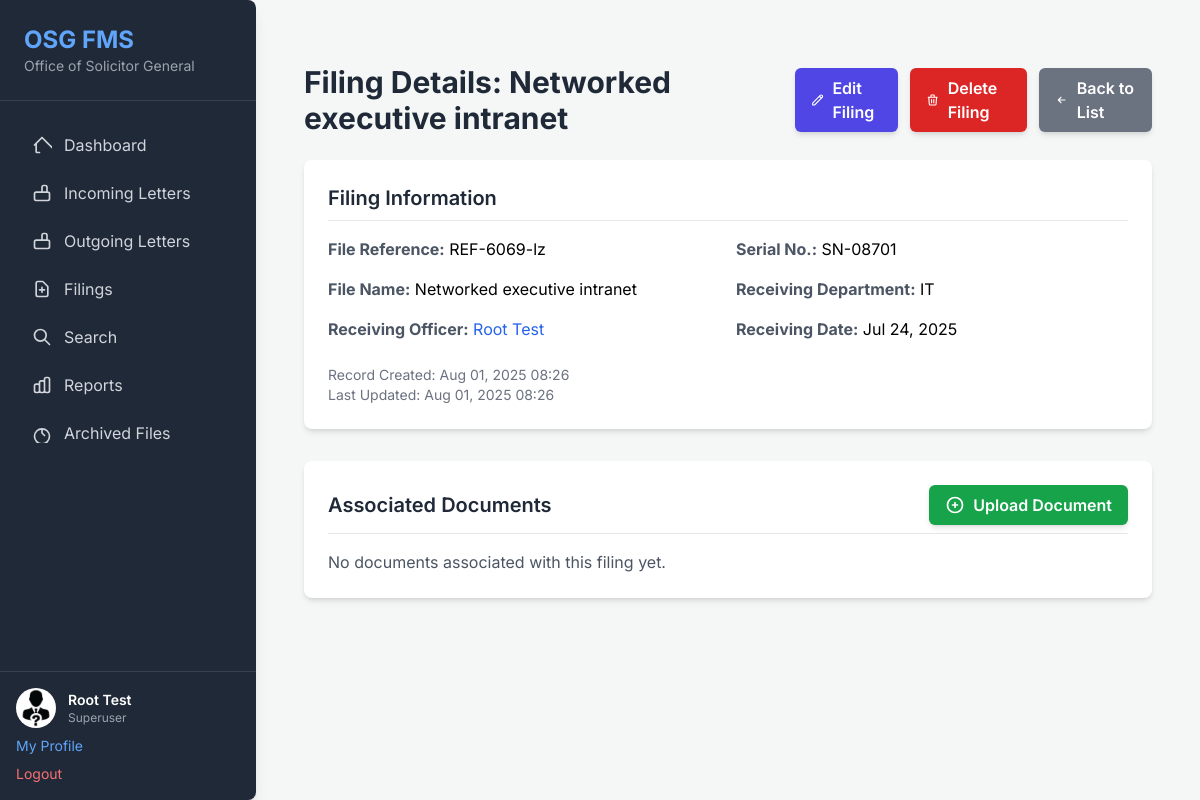
The app's page /file-manager/filings/5/ (signed in) with its own data.
### osg_project/file_manager_app/models.py (models this page shows, shortened)
class Profile(models.Model):
    ROLE_CHOICES = [
        ('officer', 'Officer'),
        ('superuser', 'Superuser'), # Renamed 'admin' to 'superuser' for clarity with Django's built-in concept
    ]
    user = models.OneToOneField(User, on_delete=models.CASCADE, related_name='profile',
                                help_text="The associated Django User account.")
    role = models.CharField(
        max_length=10,
        choices=ROLE_CHOICES,
        default='officer', # Default to 'officer' as most users will be officers
        help_text="The role of the user within the system (Officer or Superuser)."
    )
    employee_number = models.CharField(
        max_length=50,
        unique=True,
        help_text="Unique employee identification number."
    )
    profile_picture = models.ImageField(
        upload_to='profile_pics/',
        blank=True,
        null=True,
        help_text="Optional profile picture for the user."
    )
    class Meta:
        verbose_name = "User Profile"
        verbose_name_plural = "User Profiles"

class Filing(models.Model):
    file_reference = models.CharField(
        max_length=255,
        unique=True, # File reference should be unique
        verbose_name="File Reference",
        help_text="Unique reference number for the filing (e.g., OSG/FIL/2023/001)."
    )
    file_name = models.CharField(
        max_length=255,
        verbose_name="File Name",
        help_text="A descriptive name for the filing (e.g., 'Case of John Doe vs. State')."
    )
    serial_number = models.CharField(
        max_length=100,
        unique=True, # Serial number should be unique
        verbose_name="Serial Number",
        help_text="Unique serial number for the filing."
    )
    receiving_department = models.CharField(
        max_length=255,
        verbose_name="Receiving Department",
        help_text="The department receiving the filing (e.g., Litigation, Advisory)."
    )
    receiving_officer = models.ForeignKey(
        User,
        on_delete=models.SET_NULL,
        null=True,
        blank=True,
        related_name='filings_received',
        verbose_name="Receiving Officer",
        help_text="The officer responsible for this filing."
    )
    receiving_date = models.DateField(
        verbose_name="Receiving Date",
        help_text="The date the filing was received."
    )
    created_at = models.DateTimeField(
        auto_now_add=True,
        verbose_name="Date Created",
        help_text="The date and time the filing record was created in the system."
    )
    scanned_copy = models.FileField(
        upload_to='filings_main_scans/',
        verbose_name="Main Scanned Copy (PDF)",
        blank=True,
        null=True,
        validators=[validate_pdf],
        help_text="Upload a main scanned PDF copy of the filing (Max 5MB)."
    )
    updated_at = models.DateTimeField(auto_now=True)
    class Meta:
        verbose_name = "Filing"
        verbose_name_plural = "Filings"
        ordering = ['-receiving_date', '-created_at']

### osg_project/file_manager_app/views.py (the view)
# urls.py: path('filings/<int:pk>/', views.filing_detail, name='filing_detail'),
@login_required
def filing_detail(request, pk):
    filing = get_object_or_404(Filing.objects.select_related('receiving_officer'), pk=pk)
    filing_documents = filing.documents.all()
    context = {
        'filing': filing,
        'filing_documents': filing_documents,
    }
    return render(request, 'filings/filing_detail.html', context)

### osg_project/file_manager_app/templates/filings/filing_detail.html (shortened to what this page needs)
{% extends 'base.html' %}
{% block content %}
<div class="container mx-auto px-4 py-8">
    <div class="flex justify-between items-center mb-6">
        <h2 class="text-3xl font-bold text-gray-800">Filing Details: {{ filing.file_name }}</h2>
        <div class="flex space-x-3">
            <a href="{% url 'file_manager_app:filing_edit' filing.pk %}" class="bg-indigo-600 hover:bg-indigo-700 text-white font-semibold py-2 px-4 rounded-md shadow-md transition duration-150 ease-in-out flex items-center">
                <svg class="w-5 h-5 mr-2" fill="none" stroke="currentColor" viewBox="0 0 24 24" xmlns="http://www.w3.org/2000/svg"><path stroke-linecap="round" stroke-linejoin="round" stroke-width="2" d="M15.232 5.232l3.536 3.536m-2.036-5.036a2.5 2.5 0 113.536 3.536L6.5 21.036H3v-3.572L16.732 3.732z"></path></svg>
                Edit Filing
            </a>
            <a href="{% url 'file_manager_app:filing_confirm_delete' filing.pk %}" class="bg-red-600 hover:bg-red-700 text-white font-semibold py-2 px-4 rounded-md shadow-md transition duration-150 ease-in-out flex items-center">
                Delete Filing
            </a>
            <a href="{% url 'file_manager_app:filing_list' %}" class="bg-gray-500 hover:bg-gray-600 text-white font-semibold py-2 px-4 rounded-md shadow-md transition duration-150 ease-in-out flex items-center">
                <svg class="w-5 h-5 mr-2" fill="none" stroke="currentColor" viewBox="0 0 24 24" xmlns="http://www.w3.org/2000/svg"><path stroke-linecap="round" stroke-linejoin="round" stroke-width="2" d="M11 17l-5-5m0 0l5-5m-5 5h12"></path></svg>
                Back to List
            </a>
        </div>
    </div>
    <div class="bg-white shadow-md rounded-lg p-6 mb-8">
        <h3 class="text-xl font-semibold text-gray-800 mb-4 border-b pb-2">Filing Information</h3>
        <div class="grid grid-cols-1 md:grid-cols-2 gap-4">
            <div><strong class="text-gray-600">File Reference:</strong> {{ filing.file_reference }}</div>
            <div><strong class="text-gray-600">Serial No.:</strong> {{ filing.serial_number }}</div>
            <div><strong class="text-gray-600">File Name:</strong> {{ filing.file_name }}</div>
            <div><strong class="text-gray-600">Receiving Department:</strong> {{ filing.receiving_department }}</div>
            <div><strong class="text-gray-600">Receiving Officer:</strong>
                {% if filing.receiving_officer %}
                    <a href="{% url 'file_manager_app:user_detail' filing.receiving_officer.pk %}" class="text-blue-600 hover:underline">
                        {{ filing.receiving_officer.first_name }} {{ filing.receiving_officer.last_name }}
                    </a>
                {% else %}
                    N/A
                {% endif %}
            </div>
            <div><strong class="text-gray-600">Receiving Date:</strong> {{ filing.receiving_date|date:"M d, Y" }}</div>
        </div>
        <div class="mt-6 text-sm text-gray-500">
            <p>Record Created: {{ filing.created_at|date:"M d, Y H:i" }}</p>
            <p>Last Updated: {{ filing.updated_at|date:"M d, Y H:i" }}</p>
        </div>
    </div>
    <div class="bg-white shadow-md rounded-lg p-6">
        <div class="flex justify-between items-center mb-4 border-b pb-2">
            <h3 class="text-xl font-semibold text-gray-800">Associated Documents</h3>
            <a href="{% url 'file_manager_app:filing_document_form' filing.pk %}" class="bg-green-600 hover:bg-green-700 text-white font-semibold py-2 px-4 rounded-md shadow-md transition duration-150 ease-in-out flex items-center">
                <svg class="w-5 h-5 mr-2" fill="none" stroke="currentColor" viewBox="0 0 24 24" xmlns="http://www.w3.org/2000/svg"><path stroke-linecap="round" stroke-linejoin="round" stroke-width="2" d="M12 9v3m0 0v3m0-3h3m-3 0H9m12 0a9 9 0 11-18 0 9 9 0 0118 0z"></path></svg>
                Upload Document
            </a>
        </div>
        {% if filing_documents %}
        <div class="overflow-x-auto">
            <table class="min-w-full divide-y divide-gray-200">
                <thead class="bg-gray-50">
                    <tr>
                        <th scope="col" class="px-6 py-3 text-left text-xs font-medium text-gray-500 uppercase tracking-wider">
                            Document Name
                        </th>
                        <th scope="col" class="px-6 py-3 text-left text-xs font-medium text-gray-500 uppercase tracking-wider">
                            Folio No.
                        </th>
                        <th scope="col" class="px-6 py-3 text-left text-xs font-medium text-gray-500 uppercase tracking-wider">
                            Uploaded At
                        </th>
                        <th scope="col" class="px-6 py-3 text-right text-xs font-medium text-gray-500 uppercase tracking-wider">
                            Actions
                        </th>
                    </tr>
                </thead>
                <tbody class="bg-white divide-y divide-gray-200">
                    {% for doc in filing_documents %}
                    <tr>
                        <td class="px-6 py-4 whitespace-nowrap text-sm font-medium text-gray-900">
                            {{ doc.document_name }}
                        </td>
                        <td class="px-6 py-4 whitespace-nowrap text-sm text-gray-700">
                            {{ doc.folio_number|default:"N/A" }}
                        </td>
                        <td class="px-6 py-4 whitespace-nowrap text-sm text-gray-700">
                            {{ doc.uploaded_at|date:"M d, Y H:i" }}
                        </td>
                        <td class="px-6 py-4 whitespace-nowrap text-right text-sm font-medium">
                            <a href="{{ doc.uploaded_file.url }}" target="_blank" class="text-blue-600 hover:text-blue-900 mr-4">View File</a>
                            <a href="{% url 'filing_document_confirm_delete' doc.pk %}" class="text-red-600 hover:text-red-900">Delete</a>
                        </td>
                    </tr>
                    {% endfor %}
                </tbody>
            </table>
        </div>
        {% else %}
        <p class="text-gray-600">No documents associated with this filing yet.</p>
        {% endif %}
    </div>
</div>
{% endblock %}

### osg_project/file_manager_app/templates/base.html (shortened to what this page needs)
<!DOCTYPE html>
<html lang="en">
<head>
    <script src="https://cdn.tailwindcss.com"></script>
</head>
<body class="flex min-h-screen">
    <aside class="w-64 bg-gray-800 text-white flex flex-col shadow-lg rounded-r-lg">
        <div class="p-6 border-b border-gray-700">
            <h1 class="text-2xl font-bold text-blue-400">OSG FMS</h1>
            <p class="text-sm text-gray-400">Office of Solicitor General</p>
        </div>
        <nav class="flex-1 px-4 py-6 space-y-2">
            <a href="{% url 'file_manager_app:dashboard' %}" class="flex items-center px-4 py-2 rounded-md text-gray-300 hover:bg-gray-700 hover:text-white transition duration-150 ease-in-out">
                Dashboard
            </a>
            <a href="{% url 'file_manager_app:incoming_letter_list' %}" class="flex items-center px-4 py-2 rounded-md text-gray-300 hover:bg-gray-700 hover:text-white transition duration-150 ease-in-out">
                <svg class="w-5 h-5 mr-3" fill="none" stroke="currentColor" viewBox="0 0 24 24" xmlns="http://www.w3.org/2000/svg"><path stroke-linecap="round" stroke-linejoin="round" stroke-width="2" d="M19 11H5m14 0a2 2 0 012 2v6a2 2 0 01-2 2H5a2 2 0 01-2-2v-6a2 2 0 012-2m7 0V5a2 2 0 012-2h2a2 2 0 012 2v6m-6 0h-2"></path></svg>
                Incoming Letters
            </a>
            <a href="{% url 'file_manager_app:outgoing_letter_list' %}" class="flex items-center px-4 py-2 rounded-md text-gray-300 hover:bg-gray-700 hover:text-white transition duration-150 ease-in-out">
                <svg class="w-5 h-5 mr-3" fill="none" stroke="currentColor" viewBox="0 0 24 24" xmlns="http://www.w3.org/2000/svg"><path stroke-linecap="round" stroke-linejoin="round" stroke-width="2" d="M19 11H5m14 0a2 2 0 012 2v6a2 2 0 01-2 2H5a2 2 0 01-2-2v-6a2 2 0 012-2m7 0V5a2 2 0 012-2h2a2 2 0 012 2v6m-6 0h-2"></path></svg>
                Outgoing Letters
            </a>
            <a href="{% url 'file_manager_app:filing_list' %}" class="flex items-center px-4 py-2 rounded-md text-gray-300 hover:bg-gray-700 hover:text-white transition duration-150 ease-in-out">
                <svg class="w-5 h-5 mr-3" fill="none" stroke="currentColor" viewBox="0 0 24 24" xmlns="http://www.w3.org/2000/svg"><path stroke-linecap="round" stroke-linejoin="round" stroke-width="2" d="M9 13h6m-3-3v6m5 5H7a2 2 0 01-2-2V5a2 2 0 012-2h5.586a1 1 0 01.707.293l5.414 5.414a1 1 0 01.293.707V19a2 2 0 01-2 2z"></path></svg>
                Filings
            </a>
            <a href="{% url 'file_manager_app:search_results' %}" class="flex items-center px-4 py-2 rounded-md text-gray-300 hover:bg-gray-700 hover:text-white transition duration-150 ease-in-out">
                <svg class="w-5 h-5 mr-3" fill="none" stroke="currentColor" viewBox="0 0 24 24" xmlns="http://www.w3.org/2000/svg"><path stroke-linecap="round" stroke-linejoin="round" stroke-width="2" d="M21 21l-6-6m2-5a7 7 0 11-14 0 7 7 0 0114 0z"></path></svg>
                Search
            </a>
            <a href="{% url 'file_manager_app:report_dashboard' %}" class="flex items-center px-4 py-2 rounded-md text-gray-300 hover:bg-gray-700 hover:text-white transition duration-150 ease-in-out">
                Reports
            </a>
            <a href="{% url 'file_manager_app:archived_files_list' %}" class="flex items-center px-4 py-2 rounded-md text-gray-300 hover:bg-gray-700 hover:text-white transition duration-150 ease-in-out">
                <svg class="w-5 h-5 mr-3" fill="none" stroke="currentColor" viewBox="0 0 24 24" xmlns="http://www.w3.org/2000/svg"><path stroke-linecap="round" stroke-linejoin="round" stroke-width="2" d="M12 8v4l3 3m6 1a9 9 0 11-18 0 9 9 0 0118 0z"></path></svg>
                Archived Files
            </a>
        </nav>
        <div class="p-4 border-t border-gray-700">
            {% if user.is_authenticated %}
            <div class="flex items-center mb-2">
                {% if user.profile.profile_picture %}
                    <img src="{{ user.profile.profile_picture.url }}" alt="Profile Picture" class="w-10 h-10 rounded-full mr-3 object-cover">
                {% else %}
                    <div class="w-10 h-10 rounded-full bg-blue-500 flex items-center justify-center text-white text-lg font-bold mr-3">
                        {{ user.first_name|first|upper }}{{ user.last_name|first|upper }}
                    </div>
                {% endif %}
                <div>
                    <p class="text-sm font-semibold">{{ user.first_name }} {{ user.last_name }}</p>
                    <p class="text-xs text-gray-400">{{ user.profile.get_role_display }}</p>
                </div>
            </div>
            <a href="{% url 'file_manager_app:profile_detail' %}" class="block text-sm text-blue-400 hover:text-blue-300 mb-2">My Profile</a>
            <a href="{% url 'file_manager_app:logout' %}" class="block text-sm text-red-400 hover:text-red-300">Logout</a>
            {% else %}
            <p class="text-sm text-gray-400 mb-2">Welcome, Guest!</p>
            <a href="{% url 'file_manager_app:login' %}" class="block text-sm text-blue-400 hover:text-blue-300">Login</a>
            <a href="{% url 'file_manager_app:register' %}" class="block text-sm text-green-400 hover:text-green-300 mt-1">Register</a>
            {% endif %}
        </div>
    </aside>
    <main class="flex-1 p-8 overflow-y-auto">
        {% block content %}{% endblock %}
    </main>
</body>
</html>

### osg_project/file_manager_app/templates/base.html (style rules this page uses)
body { font-family: 'Inter', sans-serif; background-color: #f4f7f6; }

### records on screen
Filing: file_name "Networked executive intranet", file_reference "REF-6069-lz", serial_number "SN-08701", receiving_department "IT", receiving_officer.first_name "Root", receiving_officer.last_name "Test", receiving_date "Jul 24, 2025", created_at "Aug 01, 2025 08:26", updated_at "Aug 01, 2025 08:26"

### other values on screen
{{ user.first_name }} "Root"
{{ user.last_name }} "Test"
{{ user.profile.get_role_display }} "Superuser"
